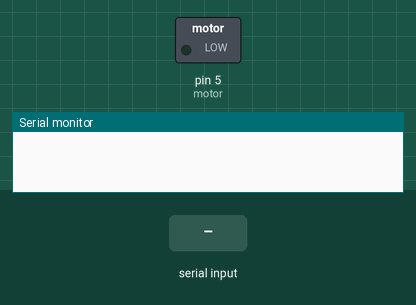
Simulated run of this sketch. Board: Arduino Uno, built with avr-gcc and run on an emulated ATmega328P. Parts: switched loads named in the sketch (green lamp = pin HIGH), the last lines printed to the serial monitor. The test bench sets the inputs (shaded band).

Above: at 1.2 s.
1.3 s: "1\n" received over Serial
At 1.9 s:
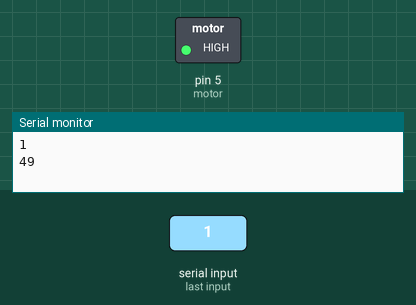
Timing chart, 0 to 17.8 s (numbered marks = the images above; inputs shaded):
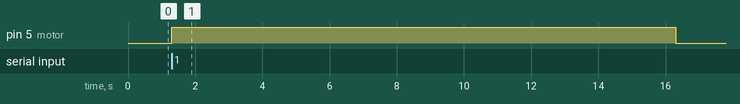

Measured:
- after the input at 1.3 s, pin 5 (motor): LOW → HIGH at once, → LOW 15.0 s later

The sketch:

irrigation_uno_mac.ino
```cpp
#include<string.h>
#define motor 5
void setup() {
  // put your setup code here, to run once:
  Serial.begin(115200);
  pinMode(motor, OUTPUT);
  digitalWrite(motor, LOW);

}
void loop() {
  // put your main code here, to run repeatedly:
  char buffer[20]="";
  int val;
  if(Serial.available()>0){
    char data = Serial.read();
    Serial.readBytesUntil('\n',buffer, 20);
    Serial.println(data);
    val = int(data);
    Serial.println(val);
    if (val == 49 ){
      digitalWrite(motor, HIGH);
      delay(15000) ;
      digitalWrite(motor, LOW);
      delay(5000) ;
    }
    }
  }
```
